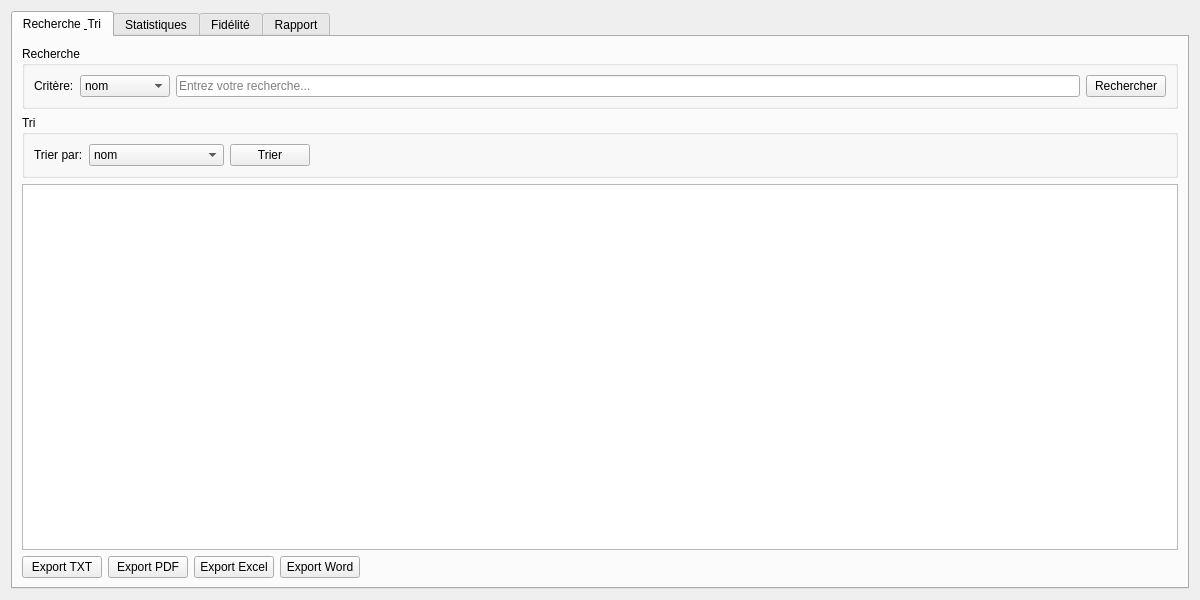
<?xml version="1.0" encoding="UTF-8"?>
<ui version="4.0">
 <class>MetiersWidget</class>
 <widget class="QWidget" name="MetiersWidget">
  <property name="geometry">
   <rect>
    <x>0</x>
    <y>0</y>
    <width>1200</width>
    <height>600</height>
   </rect>
  </property>
  <property name="windowTitle">
   <string>Métiers</string>
  </property>
  <layout class="QVBoxLayout" name="verticalLayout">
   <item>
    <widget class="QTabWidget" name="tabWidget_metiers">
     <property name="currentIndex">
      <number>0</number>
     </property>
     <widget class="QWidget" name="tab_recherche">
      <attribute name="title">
       <string>Recherche &amp; Tri</string>
      </attribute>
      <layout class="QVBoxLayout" name="verticalLayout_2">
       <item>
        <widget class="QGroupBox" name="groupBox_recherche">
         <property name="title">
          <string>Recherche</string>
         </property>
         <layout class="QHBoxLayout" name="horizontalLayout">
          <item>
           <widget class="QLabel" name="label_critere">
            <property name="text">
             <string>Critère:</string>
            </property>
           </widget>
          </item>
          <item>
           <widget class="QComboBox" name="comboBox_critere">
            <item>
             <property name="text">
              <string>nom</string>
             </property>
            </item>
            <item>
             <property name="text">
              <string>prenom</string>
             </property>
            </item>
            <item>
             <property name="text">
              <string>telephone</string>
             </property>
            </item>
            <item>
             <property name="text">
              <string>email</string>
             </property>
            </item>
            <item>
             <property name="text">
              <string>type_client</string>
             </property>
            </item>
           </widget>
          </item>
          <item>
           <widget class="QLineEdit" name="lineEdit_recherche">
            <property name="placeholderText">
             <string>Entrez votre recherche...</string>
            </property>
           </widget>
          </item>
          <item>
           <widget class="QPushButton" name="pushButton_rechercher">
            <property name="text">
             <string>Rechercher</string>
            </property>
           </widget>
          </item>
         </layout>
        </widget>
       </item>
       <item>
        <widget class="QGroupBox" name="groupBox_tri">
         <property name="title">
          <string>Tri</string>
         </property>
         <layout class="QHBoxLayout" name="horizontalLayout_2">
          <item>
           <widget class="QLabel" name="label_tri">
            <property name="text">
             <string>Trier par:</string>
            </property>
           </widget>
          </item>
          <item>
           <widget class="QComboBox" name="comboBox_tri">
            <item>
             <property name="text">
              <string>nom</string>
             </property>
            </item>
            <item>
             <property name="text">
              <string>prenom</string>
             </property>
            </item>
            <item>
             <property name="text">
              <string>type_client</string>
             </property>
            </item>
            <item>
             <property name="text">
              <string>total_olives_livrees</string>
             </property>
            </item>
            <item>
             <property name="text">
              <string>date_creation</string>
             </property>
            </item>
           </widget>
          </item>
          <item>
           <widget class="QPushButton" name="pushButton_trier">
            <property name="text">
             <string>Trier</string>
            </property>
           </widget>
          </item>
          <item>
           <spacer name="horizontalSpacer">
            <property name="orientation">
             <enum>Qt::Horizontal</enum>
            </property>
            <property name="sizeHint" stdset="0">
             <size>
              <width>40</width>
              <height>20</height>
             </size>
            </property>
           </spacer>
          </item>
         </layout>
        </widget>
       </item>
       <item>
        <widget class="QTableWidget" name="tableView_resultats"/>
       </item>
       <item>
        <layout class="QHBoxLayout" name="horizontalLayout_3">
         <item>
          <widget class="QPushButton" name="pushButton_txt">
           <property name="text">
            <string>Export TXT</string>
           </property>
          </widget>
         </item>
         <item>
          <widget class="QPushButton" name="pushButton_pdf">
           <property name="text">
            <string>Export PDF</string>
           </property>
          </widget>
         </item>
         <item>
          <widget class="QPushButton" name="pushButton_excel">
           <property name="text">
            <string>Export Excel</string>
           </property>
          </widget>
         </item>
         <item>
          <widget class="QPushButton" name="pushButton_word">
           <property name="text">
            <string>Export Word</string>
           </property>
          </widget>
         </item>
         <item>
          <spacer name="horizontalSpacer_2">
           <property name="orientation">
            <enum>Qt::Horizontal</enum>
           </property>
           <property name="sizeHint" stdset="0">
            <size>
             <width>40</width>
             <height>20</height>
            </size>
           </property>
          </spacer>
         </item>
        </layout>
       </item>
      </layout>
     </widget>
     <widget class="QWidget" name="tab_statistiques">
      <attribute name="title">
       <string>Statistiques</string>
      </attribute>
      <layout class="QVBoxLayout" name="verticalLayout_3">
       <item>
        <widget class="QPushButton" name="pushButton_stat">
         <property name="text">
          <string>Générer les Statistiques</string>
         </property>
        </widget>
       </item>
       <item>
        <widget class="QTextEdit" name="textEdit_stats">
         <property name="readOnly">
          <bool>true</bool>
         </property>
        </widget>
       </item>
      </layout>
     </widget>
     <widget class="QWidget" name="tab_fidelite">
      <attribute name="title">
       <string>Fidélité</string>
      </attribute>
      <layout class="QVBoxLayout" name="verticalLayout_4">
       <item>
        <widget class="QLabel" name="label_fidelite">
         <property name="text">
          <string>Double-cliquez sur un client pour voir ses détails de fidélité</string>
         </property>
        </widget>
       </item>
       <item>
        <widget class="QTableWidget" name="tableView_fidelite"/>
       </item>
      </layout>
     </widget>
     <widget class="QWidget" name="tab_rapport">
      <attribute name="title">
       <string>Rapport</string>
      </attribute>
      <layout class="QVBoxLayout" name="verticalLayout_5">
       <item>
        <layout class="QHBoxLayout" name="horizontalLayout_4">
         <item>
          <widget class="QPushButton" name="pushButton_rapport">
           <property name="text">
            <string>Générer Rapport</string>
           </property>
          </widget>
         </item>
         <item>
          <widget class="QPushButton" name="pushButton_exportRapport">
           <property name="text">
            <string>Exporter Rapport</string>
           </property>
          </widget>
         </item>
         <item>
          <spacer name="horizontalSpacer_3">
           <property name="orientation">
            <enum>Qt::Horizontal</enum>
           </property>
           <property name="sizeHint" stdset="0">
            <size>
             <width>40</width>
             <height>20</height>
            </size>
           </property>
          </spacer>
         </item>
        </layout>
       </item>
       <item>
        <widget class="QTextEdit" name="textEdit_rapport">
         <property name="readOnly">
          <bool>true</bool>
         </property>
        </widget>
       </item>
      </layout>
     </widget>
    </widget>
   </item>
  </layout>
 </widget>
 <resources/>
 <connections/>
</ui>
